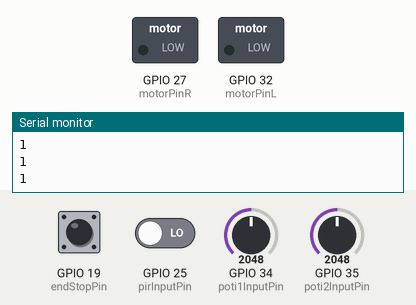
This sketch was run on a simulated ESP32. On the bench: switched loads named in the sketch (green lamp = pin HIGH), the last lines printed to the serial monitor. The inputs (shaded band) are chosen by the test bench; at power-on: GPIO 19 (endStopPin) HIGH, GPIO 25 (pirInputPin) LOW, GPIO 34 (poti1InputPin) = 2048, GPIO 35 (poti2InputPin) = 2048.

Above: at 1.2 s.
1.3 s: GPIO 19 (endStopPin) pulled LOW for 0.15 s
At 2.3 s:
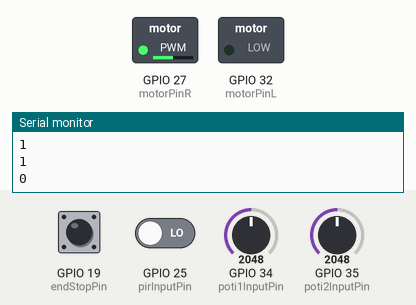
At 7.1 s:
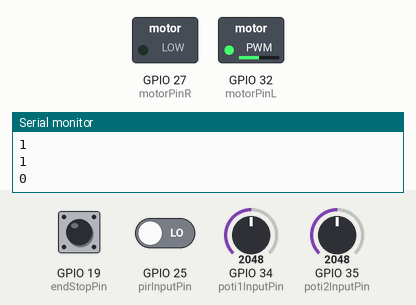
7.4 s: GPIO 19 (endStopPin) pulled LOW for 1 s
At 16.6 s:
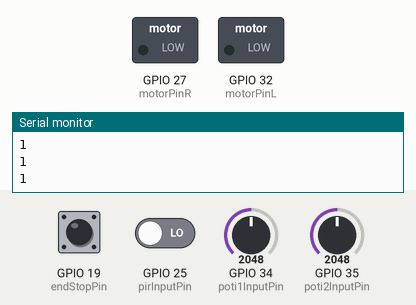
Timing chart, 0 to 17.4 s (numbered marks = the images above; inputs shaded):
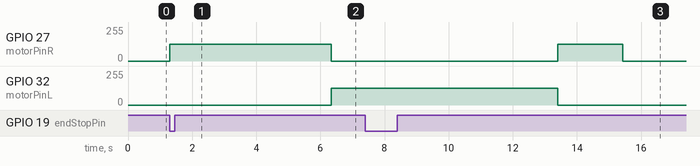

Measured:
- after the input at 1.3 s, GPIO 27 (motorPinR): 0/255 → 127/255 at once, → 0/255 5.0 s later; GPIO 32 (motorPinL): 0/255 → 127/255 after 5.0 s
- after the input at 7.4 s, GPIO 27 (motorPinR): 0/255 → 127/255 after 6.0 s, → 0/255 2.0 s later; GPIO 32 (motorPinL): 127/255 → 0/255 after 6.0 s instead of 0.97 s

The sketch:

churchSketch.ino
```cpp
#include <dummy.h>

#include <Arduino.h>
#include <analogWrite.h>

#define pirInputPin     25
#define motorPinL       32
#define motorPinR       27
#define poti1InputPin   34
#define poti2InputPin   35
#define endStopPin      19

const int maxMotorTime = 5;
int motorSpeed = 200;
int motorTime = 3;
boolean motorDirection;
boolean movement = false;
boolean endStop = false;


void setup() {
  pinMode(endStopPin, INPUT);
  pinMode(pirInputPin, INPUT);
  initializing();
  Serial.begin(9600);
  Serial.println("SETUP");
}

void loop() {
  movement = pirRead(pirInputPin);
  if (movement){
    //Serial.println("MOVEMENT!");
    }
  setMotorTime();
  setMotorSpeed();
  endStopper();
  if (endStop == false) {
    driveMotor(motorDirection, motorTime, motorSpeed);
    delay(3000);
    motorDirection = !motorDirection;
    driveMotor(motorDirection, motorTime, motorSpeed);
  } else {
    motorDirection = !motorDirection;
    driveMotor(motorDirection, 0, 0);
  }
  Serial.println(digitalRead(endStopPin));
}


void endStopper() {
  if (digitalRead(endStopPin) == LOW) {
    endStop = false;
  } else if (digitalRead(endStopPin) == HIGH) {
    endStop = true;
  }
}

void setMotorTime() {
  motorTime = map(analogRead(poti1InputPin), 0, 4095, 0, maxMotorTime);
}
void setMotorSpeed() {
  motorSpeed = map(analogRead(poti2InputPin), 0, 4095, 0, 255);
}

void initializing() {
}

void driveMotor(boolean dir, int duration, int tempo) {
  if (dir == true) {
    for (int i = 0; i <= duration * 1000; i++) {
      analogWrite(motorPinL, tempo);
      analogWrite(motorPinR, 0);
      delay(1);
    }
  } else if (dir == false) {
    for (int k = 0; k <= duration * 1000; k++) {
      analogWrite(motorPinR, tempo);
      analogWrite(motorPinL, 0);
      delay(1);
    }
  }
}

boolean pirRead(int PinToRead) {
  if (digitalRead(PinToRead) == LOW) {
    return true;
  } else {
    return false;
  }
}
```
